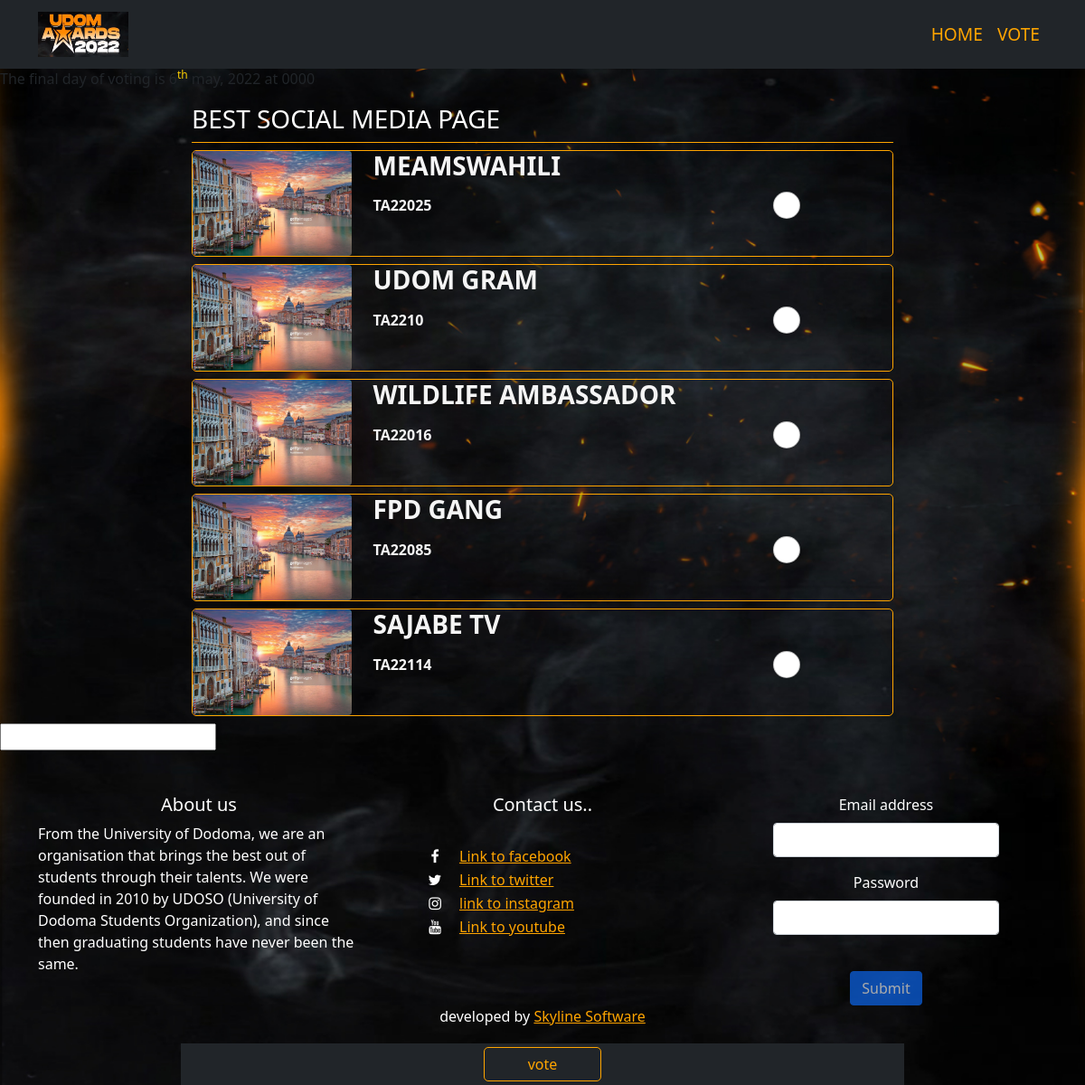
The page /contestants.php?name=BEST SOCIAL MEDIA PAGE&id=14 on the database its author committed.
### tables this page shows
CREATE TABLE `votes` (
  `cont_number` varchar(100) NOT NULL,
  `category_id` int(11) NOT NULL,
  `votes` int(11) NOT NULL,
  `id` int(11) NOT NULL,
  `time_of_vote` timestamp NOT NULL DEFAULT current_timestamp()
);

CREATE TABLE `contestant` (
  `cont_number` varchar(100) NOT NULL,
  `name` varchar(100) NOT NULL
);

### contestants.php (the view, shortened to what this page needs)
<!DOCTYPE html>
<html lang="en">
<head>
    <link rel="stylesheet" href="style.css">
 <link href="https://cdn.jsdelivr.net/npm/bootstrap@5.1.3/dist/css/bootstrap.min.css" rel="stylesheet">
<link rel="stylesheet" href="https://cdnjs.cloudflare.com/ajax/libs/font-awesome/4.7.0/css/font-awesome.min.css">
</head>
<body>
    <nav class="navbar navbar-expand-lg navbar-dark bg-dark fixed-top static-top">
        <div class="container">
          <a class="navbar-brand" href="index.php">
            <img src="logo.jpeg" alt="..." height="50" width="100">
          </a>
          <div class="collapse navbar-collapse" id="navbarSupportedContent">
            <ul class="navbar-nav ms-auto">
              <li class="nav-item">
                <a class="nav-link active" aria-current="page" style="color: orange;" href="index.php">HOME</a>
              </li>
              <li class="nav-item">
                <a class="nav-link active"  style="color: orange;" href="vote.php">VOTE</a>
              </li>
            </ul>
          </div>
        </div>
    </nav>
    <marquee style="margin-top: 75px;" behavior="" direction="">The final day of voting is 6<sup style="color: rgb(250, 205, 3);">th</sup> may, 2022 at 0000</marquee>
    <div class="container" style="max-width: 800px;">
        <form action="" method="POST" name="form1">
          <?php
            if(isset($_GET["name"]) && isset($_GET["id"])){
              $category_name = $_GET["name"];?>
              <h3 class="pb-2 mt-lg-3 heading" style="color: white;"><?php echo $category_name; ?></h3>
              <?php
              $id = $_GET["id"];
              $fetch_query = "SELECT cont_number,id FROM votes WHERE category_id=$id";
              $fetch_result = mysqli_query($conn, $fetch_query);
              if($fetch_result){
                if(mysqli_num_rows($fetch_result) > 0){
                  while($contestant = mysqli_fetch_assoc($fetch_result)){
                    $contestant_id = $contestant["cont_number"];
                    $vote_id=$contestant["id"];
                    $contestant_query = "SELECT name FROM contestant WHERE cont_number=$contestant_id";
                    $contestant_result = mysqli_query($conn, $contestant_query);
                    if($contestant_result){
                      if(mysqli_num_rows($contestant_result) > 0){
                        $temp = mysqli_fetch_assoc($contestant_result);
                        $contestant_name = $temp["name"];?>
                        <div class="my-2 custom-border">
                          <div class="row align-items-start">
                              <div class="col-3">
                                  <img src="one.jpg" alt="nominee one" class="img-fluid rounded pe-auto" style="min-height: 82px; min-width: 84px;">
                              </div>
                              <div class="col-9">
                                  <h3 class="fw-bold" style="color: whitesmoke"><?php echo "$contestant_name";?></h3>
                                  <div class="row align-items-center p-0 m-0">
                                      <div class="col-9 p-0 m-0">
                                          <span style="color: whitesmoke">TA22<?php echo $contestant_id;?></span>
                                      </div>
                                      <div class="col">
                                          <input class="form-check-input mb-1 pb-1" name="vote"  style="width:30px; height: 30px;" value="<?php echo $vote_id;?>" type="radio" id="radio">
                                      </div>
                                  </div>
                              </div>
                          </div>
                      </div>
                    <?php
                  }
                }
              }
            }
          }
        }
        ?>
      </div>
      <input type="text" name="voter_id" id="voter_id">
      <div class="text-center py-1 fixed-bottom container bg-dark" style="max-width: 800px;">
          <button type="submit" id="vote_button" name="vote_button" style="border: 1px solid orange; border-radius: 5px; color: orange;" class="btn px-5 my-button">vote</button>
      </div>
    <footer class="mt-5 mb-5 container" style="color: white;">
        <div class="row">
          <div class="col-sm-4">
            <h5>About us</h5>
            <p>
              From the University of Dodoma, we are an organisation that brings the best out of students through their talents. We were founded in 2010 by UDOSO (University of Dodoma Students Organization), and since then graduating students have never been the same.
            </p>
          </div>
          <div class="col-sm-4">
          <h5>Contact us..</h5>
          <ul>
          <li>
          <a href="#"><i class="fa fa-facebook"></i>Link to facebook </a>
          </li>
          <li>
          <a href="#"><i class="fa fa-twitter"></i>Link to twitter</a>
          </li>
           <li>
          <a href="https://www.instagram.com/udom_awards2022/"><i class="fa fa-instagram"></i>link to instagram</a>
          </li>
          <li>
          <a href="#"><i class="fa fa-youtube"></i>Link to youtube</a>
          </li>
          </ul>
          </div>
          <div class="col-sm-4">
          <form  style="text-align: center;">
              <div class="mb-3">
                <label for="exampleInputEmail1" class="form-label">Email address</label>
                <input type="text" class="form-control" id="exampleInputEmail1" style="width: 70%; margin: auto;" required>
              </div>
              <div class="mb-3">
                <label for="exampleInputPassword1" class="form-label">Password</label>
                <input type="password" class="form-control" id="exampleInputPassword1" style="width: 70%; margin: auto;" required>
              </div>
              <br>
              <button type="submit" class="btn disabled btn-primary">Submit</button>
            </form>
          </div>
        </div>
        <div class="row" style="text-align: center;">
          <p>
            developed by <a href="#">Skyline Software</a>
          </p>
        </div>
      </footer>
</body>
</html>

### style.css (style rules this page uses)
body { background-image: url("background.jpg"); color: white; background-repeat: no-repeat; background-size: cover; background-attachment: fixed; }
.navbar { font-size: larger; background-color: black; border-style: outset orange ; }
a:link { color: orange; }
p { color: white; }
.fa { text-align: center; margin: 5px 2px; font-size: 30px; width: 50px; }
.fa-facebook { color: white; text-decoration: none; }
.fa-twitter { color: white; text-decoration: none; }
.fa-instagram { color: white; text-decoration: none; }
.fa-youtube { color: white; text-decoration: none; }
li { list-style-type: none; }
h5 { text-align: center; }
.form-control { width: 60%; }
a { text-decoration: none; }
.custom-border { border: 1px solid orange; color: black; font-weight: 600; border-radius: 5px; }
.heading { border-bottom: 1px solid orange; }
.my-button { border: 1px solid orange; font-weight: 600; color: orange; }

### rows shown on the page
votes: contestant.name "MEAMSWAHILI", cont_number "025"
votes: contestant.name "UDOM GRAM", cont_number "10"
votes: contestant.name "WILDLIFE AMBASSADOR", cont_number "016"
votes: contestant.name "FPD GANG", cont_number "085"
votes: contestant.name "SAJABE TV", cont_number "114"

### other values the page prints
$category_name "BEST SOCIAL MEDIA PAGE"
